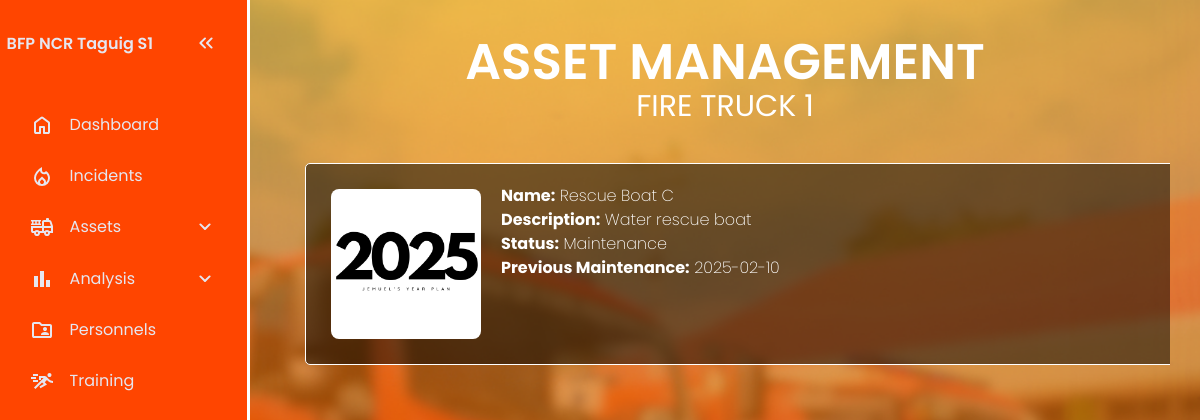
/assets/FireTruck3.php, run on the app's committed database.
### tables this page shows
CREATE TABLE `assets_image` (
  `asset_id` int(11) NOT NULL,
  `img_path` varchar(128) NOT NULL
);

CREATE TABLE `assets` (
  `asset_id` int(11) NOT NULL,
  `assetcategory_id` int(11) DEFAULT NULL,
  `asset_name` varchar(100) NOT NULL,
  `description` text DEFAULT NULL,
  `status` enum('Available','In Use','Maintenance','Damaged') DEFAULT 'Available',
  `last_maintenance_date` date DEFAULT NULL
);

### assets/FireTruck3.php (the view, shortened to what this page needs)
<?php
include('../includes/config.php');
$categoryID = 3;
$sql = "SELECT a.asset_id, a.asset_name, a.description, a.status, a.last_maintenance_date, ac.Category
        FROM assets a
        JOIN asset_category ac ON a.assetcategory_id = ac.AssetCategory_ID
        WHERE a.assetcategory_id = ?";
$stmt = $conn->prepare($sql);
$stmt->bind_param("i", $categoryID);
$stmt->execute();
$result = $stmt->get_result();
?>
<!DOCTYPE html>
<html lang="en">
<head>
  <link rel="stylesheet" href="AssetIndex.css">
</head>
<body>
    <nav id="sidebar">
        <ul>
        <li>
            <span class="logo"><a href="../dashboard/RescueFlowIndex.php">BFP NCR Taguig S1</a></span>
            <button onclick=toggleSidebar() id="toggle-btn">
            </button>
        </li>
        <li>
            <a href="../dashboard/RescueFlowIndex.php" >
            <span>Dashboard</span>
            </a>
        </li>
        <li>
            <a href="../incident/IncidentIndex.php">
            <span>Incidents</span>
            </a>
        </li>
        <li>
            <button onclick=toggleSubMenu(this) class="dropdown-btn">
            <span>Assets</span>
            <svg xmlns="http://www.w3.org/2000/svg" height="24px" viewBox="0 -960 960 960" width="24px" fill="#e8eaed"><path d="M480-361q-8 0-15-2.5t-13-8.5L268-556q-11-11-11-28t11-28q11-11 28-11t28 11l156 156 156-156q11-11 28-11t28 11q11 11 11 28t-11 28L508-372q-6 6-13 8.5t-15 2.5Z"/></svg>
            </button>
        <li>
            <button onclick=toggleSubMenu(this) class="dropdown-btn">
            <svg xmlns="http://www.w3.org/2000/svg" height="24px" viewBox="0 -960 960 960" width="24px" fill="#F19E39"><path d="M640-160v-280h160v280H640Zm-240 0v-640h160v640H400Zm-240 0v-440h160v440H160Z"/></svg>
            <span>Analysis</span>
            <svg xmlns="http://www.w3.org/2000/svg" height="24px" viewBox="0 -960 960 960" width="24px" fill="#e8eaed"><path d="M480-361q-8 0-15-2.5t-13-8.5L268-556q-11-11-11-28t11-28q11-11 28-11t28 11l156 156 156-156q11-11 28-11t28 11q11 11 11 28t-11 28L508-372q-6 6-13 8.5t-15 2.5Z"/></svg>
            </button>
        </li>
        </li>
        <li>
            <a href="../personnels/PersonnelIndex.php">
            <span>Personnels</span>
            </a>
        </li>
        <li>
            <a href="../training/TrainingIndex.php">
            <span>Training</span>
            </a>
        </li>
        </ul>
    </nav>
    <main>
    <h1 class="asset-header">ASSET MANAGEMENT</h1>
    <h2>FIRE TRUCK 1</h2>
    <div class="asset-container">
    <?php while ($row = $result->fetch_assoc()): ?>
            <div class="asset-structure">
                <div class="asset-picture">
                    <?php
                        $asset_id = $row['asset_id'];
                        $img_query = "SELECT img_path FROM assets_image WHERE asset_id = $asset_id";
                        $img_result = $conn->query($img_query);
                        while ($img_row = $img_result->fetch_assoc()) {
                            echo '<img src="../' . $img_row['img_path'] . '">';
                        }
                    ?>
                </div>
                <div class="asset-info">
                    <p class="asset-details">
                        <strong>Name:</strong> <?php echo htmlspecialchars($row['asset_name']); ?><br>
                        <strong>Description:</strong> <?php echo htmlspecialchars($row['description']); ?><br>
                        <strong>Status:</strong> <?php echo htmlspecialchars($row['status']); ?><br>
                        <strong>Previous Maintenance:</strong> <?php echo htmlspecialchars($row['last_maintenance_date']); ?><br>
                    </p>
                </div>
            </div>
        <?php endwhile; ?>
    </div>
  </main>
</body>
</html>

### assets/AssetIndex.css (style rules this page uses)
:root { --base-clr: orangered; --line-clr: white; --hover-clr: black; --text-clr: #e6e6ef; --accent-clr: #5e63ff; --secondary-text-clr: #b0b3c1; }
* { margin: 0; padding: 0; }
html { font-family: Poppins, 'Segoe UI', Tahoma, Geneva, Verdana, sans-serif; line-height: 1.5rem; }
body { background: url('LoginRegister.png') no-repeat center center/cover; min-height: 100vh; min-height: 100dvh; display: grid; grid-template-columns: auto 1fr; }
#sidebar { box-sizing: border-box; height: 100vh; width: 250px; padding: 5px 1em; background-color: var(--base-clr); border-right: 3px solid white; position: sticky; top: 0; align-self: start; transition: 300ms ease-in-out; overflow: hidden; text-wrap: nowrap; }
#sidebar ul { list-style: none; }
#sidebar a, #sidebar .dropdown-btn, #sidebar .logo { border-radius: .5em; padding: .85em; text-decoration: none; color: var(--text-clr); display: flex; align-items: center; gap: 1em; }
.dropdown-btn { width: 100%; text-align: left; background: none; border: none; font: inherit; cursor: pointer; }
#sidebar svg { flex-shrink: 0; fill: var(--text-clr); }
#sidebar a span, #sidebar .dropdown-btn span { flex-grow: 1; }
.dropdown-btn svg { transition: 200ms ease; }
main { padding: min(30px, 7%); }
main p { color: var(--secondary-text-clr); margin-top: 5px; margin-bottom: 15px; }
.asset-header { font-size: 50px; text-align: center; font-weight: 600; margin-bottom: 20px; margin-top: 20px; color: white; }
h2 { font-size: 30px; text-align: center; font-weight: 400; margin-bottom: 20px; margin-top: 10px; color: white; }
.asset-container { overflow: hidden; margin-bottom: 1.5rem; display: flex; flex-direction: column; }
.asset-structure { display: flex; flex-direction: row; border: 1px solid white; border-radius: 5px; background-color: rgba(0, 0, 0, 0.5); margin: 25px; padding: 15px; width: 100%; }
.asset-picture { height: 150px; width: 150px; padding: 10px; margin-right: 10px; overflow: hidden; display: flex; align-items: center; justify-content: center; }
.asset-picture img { width: 100%; height: 100%; object-fit: cover; border-radius: 8px; }
.asset-details { gap: 15px; color: white; font-weight: 200; }

### data on the page
assets: asset_name "Rescue Boat C", description "Water rescue boat", status "Maintenance", last_maintenance_date "2025-02-10"
assets_image: img_path (picture)
